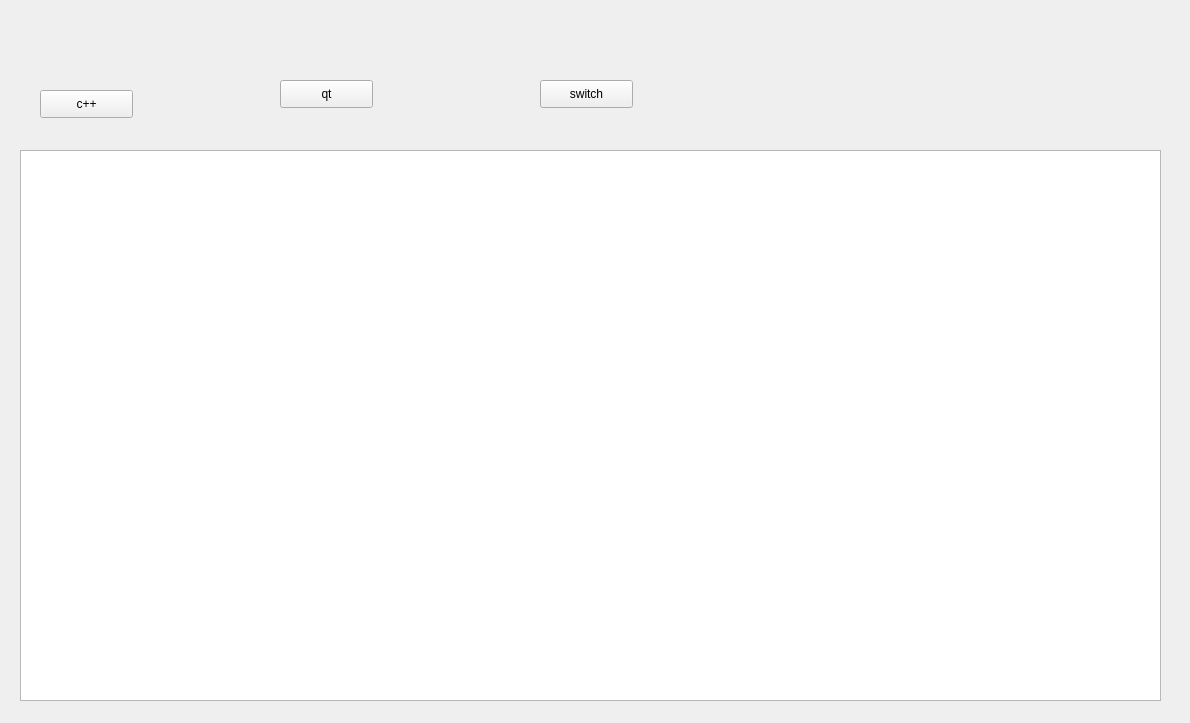
<?xml version="1.0" encoding="UTF-8"?>
<ui version="4.0">
 <class>TestWidget</class>
 <widget class="QWidget" name="TestWidget">
  <property name="geometry">
   <rect>
    <x>0</x>
    <y>0</y>
    <width>1190</width>
    <height>723</height>
   </rect>
  </property>
  <property name="windowTitle">
   <string>TestWidget</string>
  </property>
  <widget class="QPushButton" name="pbTest1">
   <property name="geometry">
    <rect>
     <x>40</x>
     <y>90</y>
     <width>93</width>
     <height>28</height>
    </rect>
   </property>
   <property name="text">
    <string>c++</string>
   </property>
  </widget>
  <widget class="QTextEdit" name="txtMsg">
   <property name="geometry">
    <rect>
     <x>20</x>
     <y>150</y>
     <width>1141</width>
     <height>551</height>
    </rect>
   </property>
  </widget>
  <widget class="QPushButton" name="pbqt">
   <property name="geometry">
    <rect>
     <x>280</x>
     <y>80</y>
     <width>93</width>
     <height>28</height>
    </rect>
   </property>
   <property name="text">
    <string>qt</string>
   </property>
  </widget>
  <widget class="QPushButton" name="pbswitch">
   <property name="geometry">
    <rect>
     <x>540</x>
     <y>80</y>
     <width>93</width>
     <height>28</height>
    </rect>
   </property>
   <property name="text">
    <string>switch</string>
   </property>
  </widget>
 </widget>
 <resources/>
 <connections/>
</ui>
